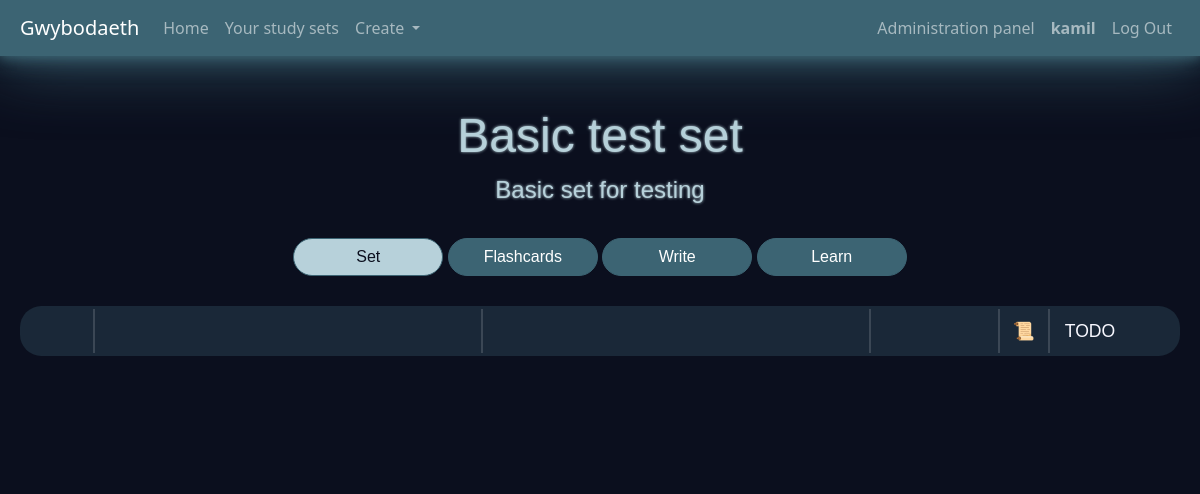
The app's page /set/2 (signed in) with its own data.
### Gwybodaeth/models.py (models this page shows, shortened)
class User(AbstractUser):
    def __str__(self):
        return f"{self.username}"

class Study_set(models.Model):
    author      = models.ForeignKey(User, on_delete=models.CASCADE, related_name="study_sets")
    description = models.CharField (max_length=1023)
    title       = models.CharField (max_length=127)
    defs_lang   = models.CharField (max_length=8)
    terms_lang  = models.CharField (max_length=8)
    terms       = models.JSONField ()
    timestamp   = models.DateTimeField(auto_now_add=True)

### Gwybodaeth/views.py (the view)
def study_set_view(request, study_set_id):
    require_method(request, 'GET')
    study_set = require_study_set(request, study_set_id)
    return render(request, "gwybodaeth/Simple/study_set.html", {
        "study_set": study_set,
    })

### Gwybodaeth/util.py (called while the page is built)
def require_method(request, method, status=400):
    if (type(method) is list) and (not request.method in method):
        return JsonResponse({"error": f"Request method must be one of the following:\
                            {', '.join(method)}."},
                            status=status)
    if not request.method == method:
        return JsonResponse({"error": f"{method} request required"},
                            status=status)

def get_object_if_exists(model, id):
    try:
        object = model.objects.get(pk=id)
    except ObjectDoesNotExist:
        return False
    return object

def require_study_set(request, study_set_id):
    study_set = get_object_if_exists(Study_set, study_set_id)
    if study_set:
        print("\n\n\n\nStudy set found!\n\n\n\n")
    else:
        print("\n\n\n\nStudy set not found!\n\n\n\n")
    if not study_set:
        return page_not_found(request, "Study set", study_set_id)
    return study_set

### Gwybodaeth/templates/gwybodaeth/Simple/study_set.html (shortened to what this page needs)
{% extends "gwybodaeth/Layout/layout.html" %}
{% load static %}
{% block body %}
  {% include "gwybodaeth/includable/study_set_header.html"      %}
  {% include "gwybodaeth/includable/study_set_description.html" %}
  {% include "gwybodaeth/includable/learning_options.html"      %}
  <div  id   ="study-items"
        class="study-items"
        data-ng-app       ="studySet"
        data-ng-controller="studySetController">
    <div  class         ="study-item
                          bg-moon-glass"
          data-ng-repeat="term in terms">
      <div  class       ="study-item-index"
            data-ng-bind="term.id">
      </div>
      <div  class       ="study-item-term"
            data-ng-bind="term.term">
      </div>
      <div  class       ="study-item-def"
            data-ng-bind="term.def">
      </div>
      <div  class       ="study-item-cat"
            data-ng-bind="term.cat">
      </div>
      <div  title="{[{term.note}]}"
            class  ="study-item-note">
        <span>&#128220</span>
      </div>
      <div class="study-item-options">
        TODO
      </div>
    </div>
  </div>
{% endblock %}

### Gwybodaeth/templates/gwybodaeth/includable/navbar.html (shortened to what this page needs)
<nav class="navbar
            fixed-top
            navbar-expand-lg
            navbar-dark
            bg-lleuad
            moonlight-stronk"
      id="navbar-main">
  <a  class="navbar-brand"
      href="{% url 'index' %}">Gwybodaeth</a>
  <ul class="navbar-nav me-auto">
    <li class="nav-item">
      <a  class="nav-link"
          href="{% url 'index' %}">Home</a>
    </li>
    {% if user.is_authenticated %}
    <li class="nav-item">
      <a  class="nav-link"
          href="{% url 'user-sets' user.username %}">Your study sets</a>
    </li>
    {% include "./navbar_create.html" %}
      {% endif %}
  </ul>
  <ul class="navbar-nav ms-auto">
  {% if user.is_authenticated %}
    {% if user.is_superuser %}
      <li class="nav-item">
        <a  href="/admin/"
            class="nav-link">Administration panel</a>
      </li>
    {% endif %}
    <li class="nav-item">
      <a  class="nav-link"
          href="">
          <strong>{{ user.username }}</strong>
      </a>
    </li>
    <li class="nav-item">
      <a  class="nav-link"
          href="{% url 'logout' %}">Log Out</a>
    </li>
  {% endif %}
  </ul>
</nav>

### Gwybodaeth/templates/gwybodaeth/includable/study_set_header.html
<div class="study-set-title text-lleuad-lawn">
  {{ study_set.title }}{% if subtitle %} - {{ subtitle }}{% endif %}
</div>

### Gwybodaeth/templates/gwybodaeth/includable/study_set_description.html
<div class="study-set-description text-lleuad-lawn">
  {{ study_set.description }}
</div>

### records on screen
User: username "kamil"
Study_set: title "Basic test set", description "Basic set for testing"
